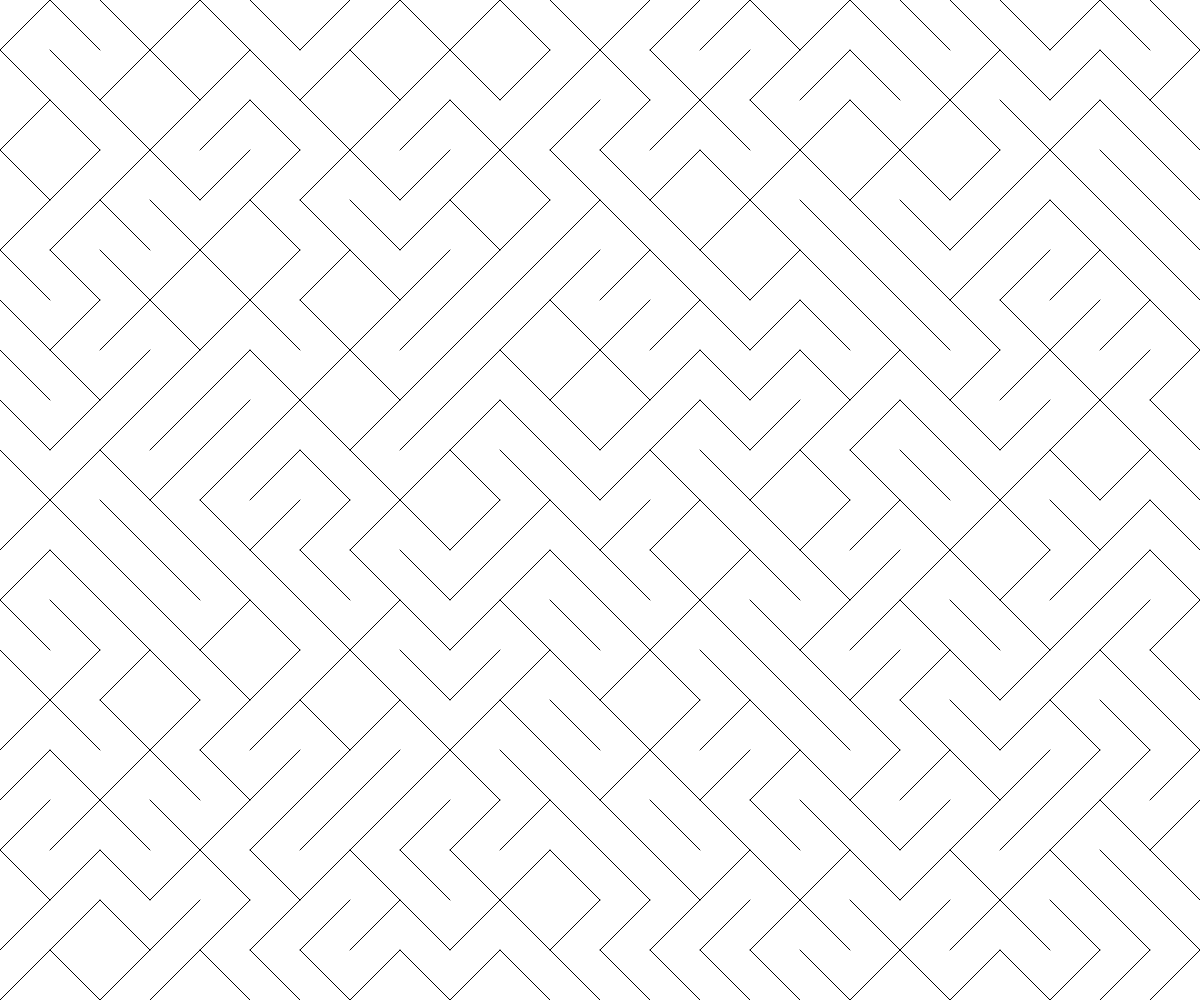
Frame 1 (no input)
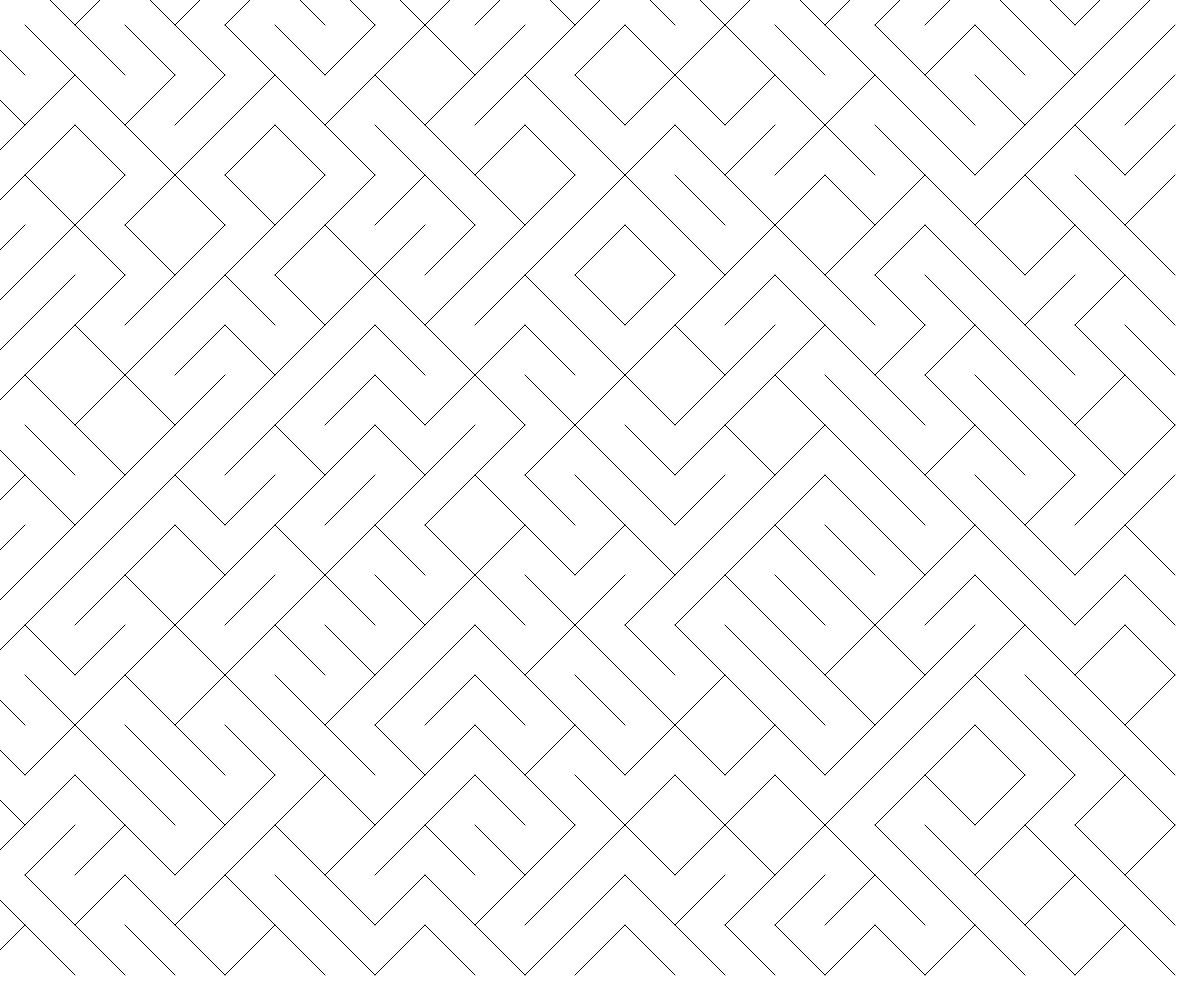
Frame 60 (no input)
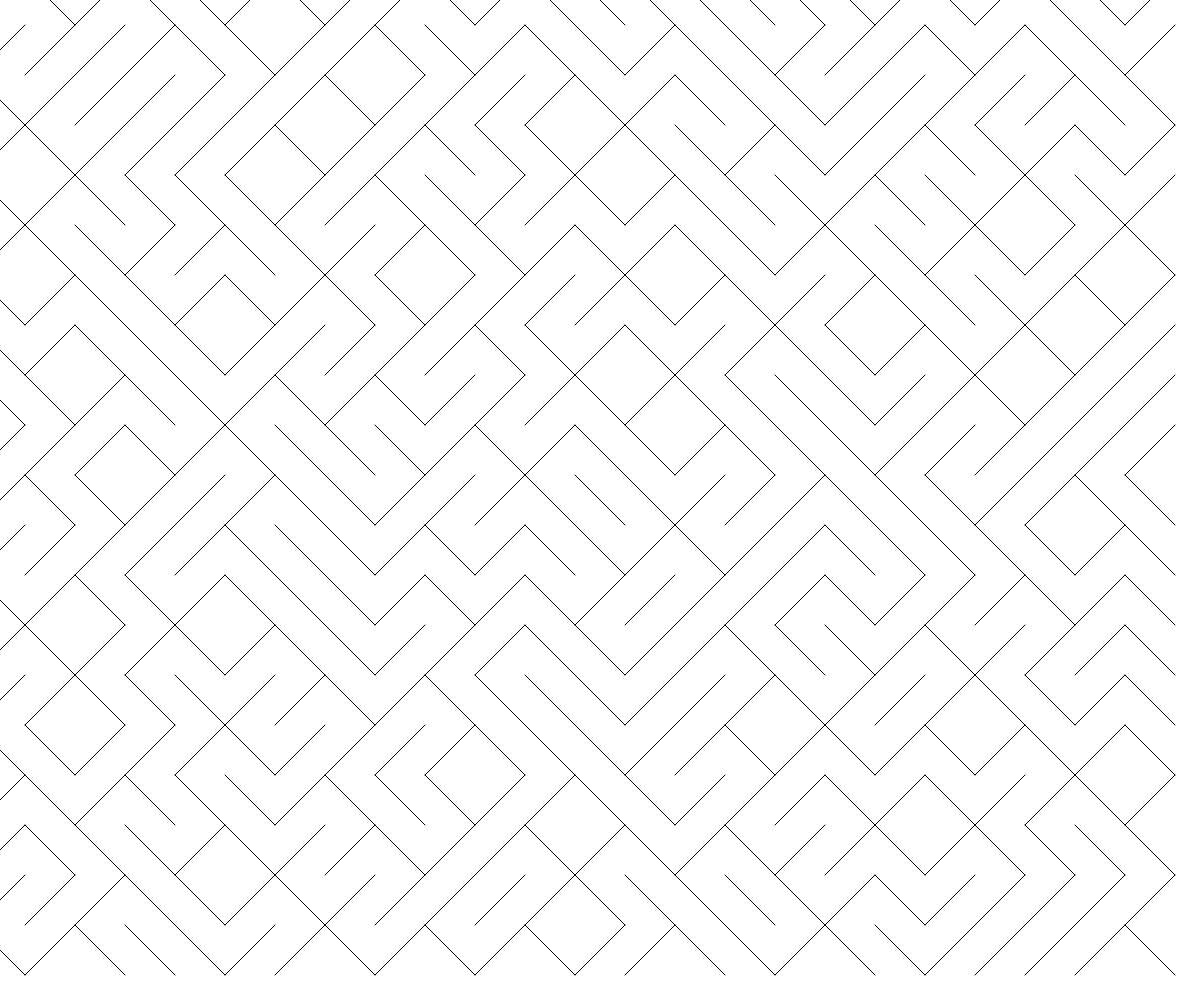
Frame 120 (the mouse pressed at the canvas centre since frame 60)

The p5.js sketch that drew these frames (run headless with seeded random() and noise() and a simulated clock; from frame 60 on, the mouse is pressed at the canvas centre):

// p5.js sketch
// ── sketch.js

let tileArray = [];
const THESIZE = 50;
let prevCount = 0;

function spawnTile(x, y, tileSize){
  tileArray.push({
    x: x,
    y: y,
    size: tileSize,
    sign: random() >= 0.5
  });
}

function drawTile(tile){
  if(tile.sign){
    line(tile.x - tile.size/2, tile.y + tile.size/2, tile.x + tile.size/2, tile.y - tile.size/2);
  } 
  else {
    line(tile.x - tile.size/2, tile.y - tile.size/2, tile.x + tile.size/2, tile.y + tile.size/2);
  }
}

function setup() {
  createCanvas(windowWidth, windowHeight);
  for(let x=THESIZE/2; x<width; x+=THESIZE){
    for(let y=THESIZE/2; y<height; y+=THESIZE){
      spawnTile(x, y, THESIZE);
    }
  }
}

function draw() {
  background("white");
  if(millis() - prevCount >= 500){
    prevCount = millis();
    tileArray = [];
    for(let x=0; x<width; x+=THESIZE){
      for(let y=0; y<height; y+=THESIZE){
        spawnTile(x, y, THESIZE);
      }
    }
  }
  for(let tile of tileArray){
    drawTile(tile);
  }
}
